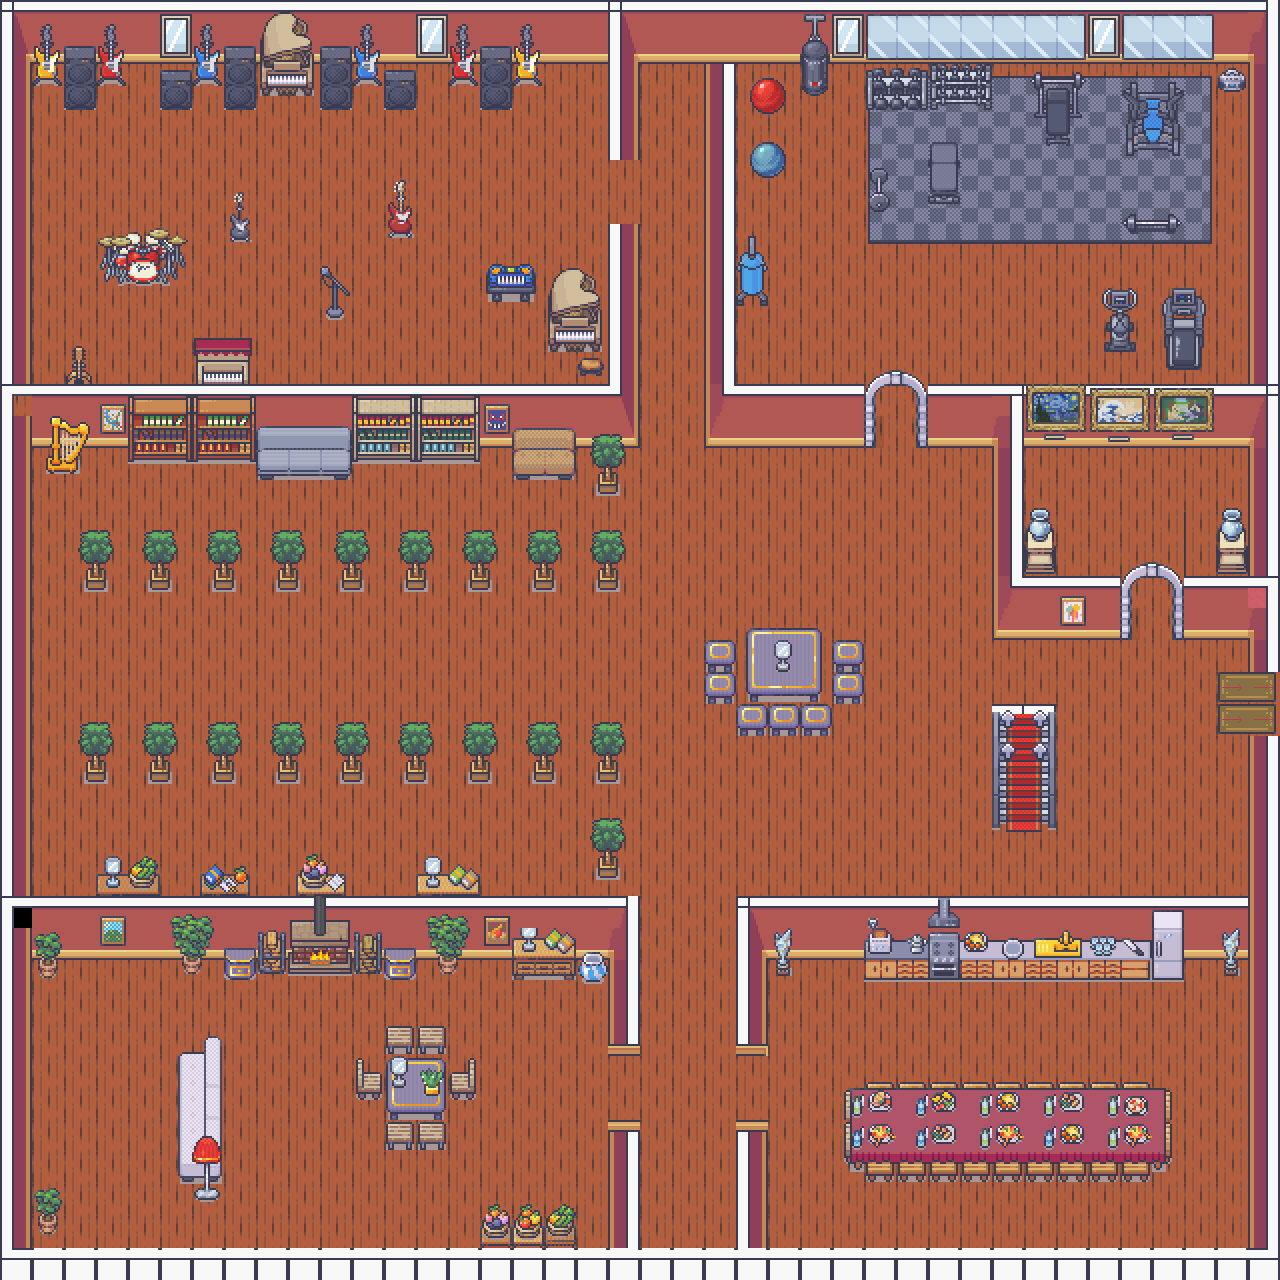

Rendered tile map (Tiled .tmx) drawn with the repository's tilesets; below, a short description and the map source with its tile grids summarised:
An orthogonal 40x40 tile map with 32x32 px tiles, 5 tile layers (Boden, Wände, ItemsAndProps, overItems, ...), 9 tilesets and 298 objects (89x node, 58x indoor_light, 7x chokepoint, 4x grunt, shotgun, ...).

<map version="1.10" tiledversion="1.11.0" orientation="orthogonal" renderorder="right-down" width="40" height="40" tilewidth="32" tileheight="32" infinite="0" nextlayerid="21" nextobjectid="516">
 <tileset firstgid="1" source="../TileSheets/tileset_1.tsx" />
 <tileset firstgid="852" source="../TileSheets/ItemsAndProps.tsx" />
 <tileset firstgid="1380" source="../TileSheets/MansionTileSets/RoomBuilder.tsx" />
 <tileset firstgid="9664" source="../TileSheets/MansionTileSets/Music_and_sport.tsx" />
 <tileset firstgid="10432" source="../TileSheets/MansionTileSets/Living_Room.tsx" />
 <tileset firstgid="11152" source="../TileSheets/MansionTileSets/Kitchen.tsx" />
 <tileset firstgid="11936" source="../TileSheets/MansionTileSets/Stairs.tsx" />
 <tileset firstgid="12240" source="../TileSheets/MansionTileSets/Gym.tsx" />
 <tileset firstgid="12768" source="../TileSheets/MansionTileSets/Art_1.tsx" />
 <layer id="2" name="Boden" width="40" height="40">
  <data>[1600 cells, 1537 non-empty, 9 distinct tile ids]</data>
 </layer>
 <layer id="1" name="Wände" width="40" height="40">
  <data>[1600 cells, 418 non-empty, 36 distinct tile ids]</data>
 </layer>
 <layer id="14" name="ItemsAndProps" width="40" height="40">
  <data>[1600 cells, 494 non-empty, 216 distinct tile ids]</data>
 </layer>
 <layer id="16" name="overItems" width="40" height="40">
  <data>[1600 cells, 145 non-empty, 104 distinct tile ids]</data>
 </layer>
 <layer id="17" name="special" width="40" height="40">
  <data>[1600 cells, 6 non-empty, 3 distinct tile ids]</data>
 </layer>
 <objectgroup id="20" name="Hulls">
  <object id="374" x="14" y="896" width="614" height="12" />
  <object id="375" x="628" y="896" width="11" height="149" />
  <object id="377" x="626" y="1130" width="14" height="118" />
  <object id="379" x="0" y="0" width="14" height="1248" />
  <object id="380" x="0" y="1248" width="1280" height="12" />
  <object id="381" x="736" y="908" width="14" height="138" />
  <object id="382" x="736" y="1130" width="14" height="118" />
  <object id="383" x="736" y="896" width="530" height="12" />
  <object id="384" x="1266" y="736" width="14" height="512" />
  <object id="385" x="1266" y="0" width="14" height="672" />
  <object id="386" x="1184" y="576" width="82" height="12" />
  <object id="387" x="1024" y="576" width="96" height="12" />
  <object id="388" x="1010" y="396" width="14" height="192" />
  <object id="389" x="928" y="384" width="338" height="12" />
  <object id="391" x="722" y="12" width="14" height="384" />
  <object id="392" x="736" y="384" width="129" height="12" />
  <object id="393" x="14" y="0" width="1252" height="12" />
  <object id="394" x="14" y="384" width="608" height="12" />
  <object id="395" x="608" y="12" width="14" height="148" />
  <object id="396" x="608" y="224" width="14" height="160" />
 </objectgroup>
 <objectgroup id="3" name="Kollision" locked="1">
  <object id="130" x="32" y="384" width="608" height="64" />
  <object id="133" x="0" y="1248" width="1280" height="32" />
  <object id="138" x="1280" y="665" width="24" height="77" />
  <object id="139" x="1248" y="736" width="32" height="512" />
  <object id="140" x="1248" y="0" width="32" height="672" />
  <object id="142" x="608" y="222" width="32" height="162" />
  <object id="143" x="608" y="64" width="32" height="96" />
  <object id="145" x="0" y="0" width="1248" height="64" />
  <object id="146" x="704" y="64" width="32" height="384" />
  <object id="147" x="736" y="384" width="129" height="64" />
  <object id="148" x="928" y="384" width="320" height="64" />
  <object id="149" x="992" y="448" width="32" height="192" />
  <object id="150" x="1024" y="576" width="107" height="64" />
  <object id="151" x="1178" y="578" width="95" height="61" />
  <object id="152" x="736" y="896" width="513" height="64" />
  <object id="153" x="736" y="960" width="32" height="96" />
  <object id="154" x="852" y="1087" width="310" height="80" />
  <object id="156" x="736" y="1120" width="32" height="128" />
  <object id="157" x="608" y="1120" width="32" height="128" />
  <object id="158" x="32" y="896" width="607" height="64" />
  <object id="159" x="608" y="960" width="31" height="95" />
  <object id="160" x="256" y="448" width="96" height="32" />
  <object id="161" x="84" y="564" width="24" height="28" />
  <object id="162" x="148" y="564" width="24" height="28" />
  <object id="163" x="212" y="564" width="24" height="28" />
  <object id="164" x="276" y="564" width="24" height="28" />
  <object id="165" x="340" y="564" width="24" height="28" />
  <object id="166" x="404" y="564" width="24" height="28" />
  <object id="167" x="468" y="564" width="24" height="28" />
  <object id="168" x="596" y="448" width="24" height="48" />
  <object id="169" x="532" y="564" width="24" height="28" />
  <object id="170" x="596" y="564" width="24" height="28" />
  <object id="171" x="704" y="640" width="32" height="64" />
  <object id="172" x="737" y="704" width="95" height="32" />
  <object id="173" x="596" y="756" width="24" height="28" />
  <object id="174" x="532" y="756" width="24" height="28" />
  <object id="175" x="468" y="756" width="24" height="28" />
  <object id="176" x="404" y="756" width="24" height="28" />
  <object id="177" x="341" y="756" width="23" height="28" />
  <object id="178" x="276" y="756" width="24" height="28" />
  <object id="179" x="212" y="756" width="24" height="28" />
  <object id="180" x="148" y="756" width="24" height="28" />
  <object id="181" x="84" y="756" width="24" height="28" />
  <object id="182" x="96" y="874" width="64" height="22" />
  <object id="183" x="200" y="874" width="50" height="22" />
  <object id="184" x="296" y="874" width="50" height="22" />
  <object id="185" x="416" y="874" width="64" height="22" />
  <object id="186" x="596" y="852" width="24" height="28" />
  <object id="187" x="386" y="1058" width="60" height="56" />
  <object id="189" x="450" y="1058" width="26" height="42" />
  <object id="190" x="386" y="1026" width="60" height="28" />
  <object id="191" x="356" y="1058" width="26" height="42" />
  <object id="192" x="386" y="1122" width="60" height="28" />
  <object id="193" x="487" y="1218" width="80" height="23" />
  <object id="194" x="178" y="1052" width="44" height="126" />
  <object id="195" x="224" y="960" width="32" height="20" />
  <object id="196" x="384" y="960" width="32" height="20" />
  <object id="197" x="512" y="960" width="64" height="16" />
  <object id="198" x="578" y="960" width="30" height="24" />
  <object id="199" x="38" y="1214" width="20" height="20" />
  <object id="200" x="38" y="960" width="20" height="18" />
  <object id="201" x="873" y="73" width="119" height="21" />
  <object id="202" x="1045" y="83" width="15" height="50" />
  <object id="203" x="1052" y="81" width="17" height="52" />
  <object id="204" x="1134" y="98" width="41" height="47" />
  <object id="205" x="1220" y="72" width="24" height="15" />
  <object id="206" x="1167" y="288" width="34" height="82" />
  <object id="207" x="1110" y="288" width="20" height="64" />
  <object id="208" x="743" y="253" width="20" height="43" />
  <object id="209" x="754" y="151" width="26" height="19" />
  <object id="210" x="747" y="82" width="34" height="20" />
  <object id="211" x="811" y="23" width="10" height="65" />
  <object id="212" x="389" y="209" width="25" height="29" />
  <object id="213" x="230" y="216" width="21" height="26" />
  </objectgroup>
 <objectgroup id="9" name="Navmesh">
  <!-- 167 objects omitted --></objectgroup>
 <objectgroup id="13" name="Waypoints">
  <!-- 166 objects omitted --></objectgroup>
 <objectgroup id="15" name="ExitPoint">
  <!-- 70 objects omitted --></objectgroup>
 <objectgroup id="12" name="Entitys" visible="0">
  <!-- 68 objects omitted --></objectgroup>
 <objectgroup id="19" name="CheckPoint" visible="0">
  <!-- 1 objects omitted --></objectgroup>
</map>
<!-- 204 of 298 objects omitted -->
